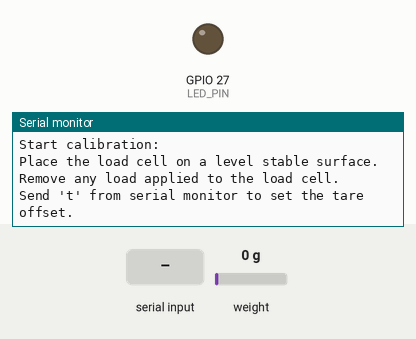
A sketch run on a simulated ESP32. On the bench: output pins drawn as LEDs (lit = HIGH), the last lines printed to the serial monitor. The test bench sets the inputs (shaded band); at power-on: weight on the scale 0 g. EEPROM starts erased.

Above: at 3.2 s.
3.3 s: "t90\n" received over Serial
At 3.9 s:
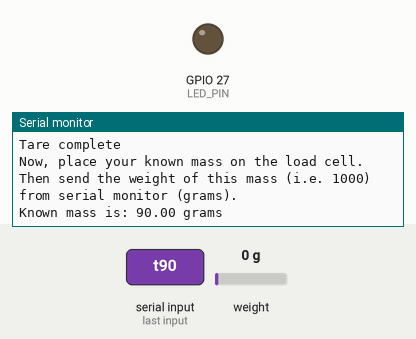
4.8 s: "y" received over Serial
At 5.9 s:
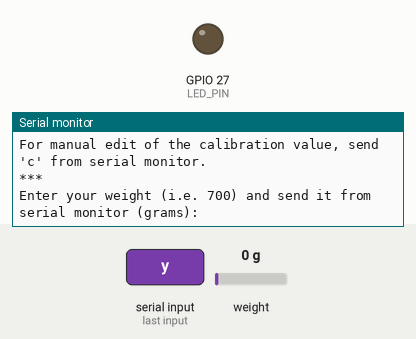
6.4 s: "90,45,200\n" received over Serial
At 7.0 s:
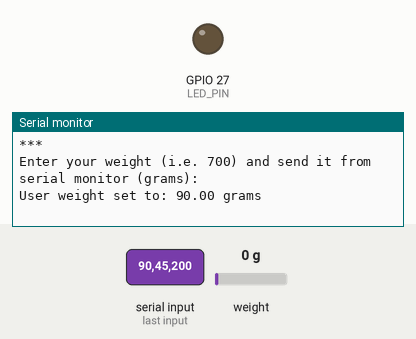

Measured:
- after the input at 3.3 s, the serial monitor: prints a new line at once (image 1)
- after the input at 4.8 s, the serial monitor: prints a new line after 0.14 s (image 2)
- after the input at 6.4 s, the serial monitor: prints a new line at once (image 3)

The sketch:

Calibration.ino
```cpp
#include <HX711_ADC.h>
#if defined(ESP8266)|| defined(ESP32) || defined(AVR)
#include <EEPROM.h>
#endif

// Pins:
const int HX711_dout = 14; // MCU > HX711 dout pin
const int HX711_sck = 12; // MCU > HX711 sck pin
const int LED_PIN = 27;    // Pin for LED

// HX711 constructor:
HX711_ADC LoadCell(HX711_dout, HX711_sck);

const int calVal_eepromAdress = 0;
float userWeightGrams = 0.0;

void setup() {
  Serial.begin(57600); delay(10);
  Serial.println();
  Serial.println("Starting...");

  pinMode(LED_PIN, OUTPUT);  // Set LED pin as output
  digitalWrite(LED_PIN, LOW); // Turn off LED initially

  LoadCell.begin();
  // LoadCell.setReverseOutput(); // Uncomment to turn a negative output value to positive
  unsigned long stabilizingtime = 2000; // Precision right after power-up can be improved by adding a few seconds of stabilizing time
  boolean _tare = true; // Set this to false if you don't want tare to be performed in the next step
  LoadCell.start(stabilizingtime, _tare);
  if (LoadCell.getTareTimeoutFlag() || LoadCell.getSignalTimeoutFlag()) {
    Serial.println("Timeout, check MCU>HX711 wiring and pin designations");
    while (1);
  }
  else {
    LoadCell.setCalFactor(1.0); // User set calibration value (float), initial value 1.0 may be used for this sketch
    Serial.println("Startup is complete");
  }
  while (!LoadCell.update());
  calibrate(); // Start calibration procedure
}

void loop() {
  // Receive command from serial terminal
  if (Serial.available() > 0) {
    char inByte = Serial.read();
    if (inByte == 't') LoadCell.tareNoDelay(); // Tare
    else if (inByte == 'r') calibrate(); // Calibrate
    else if (inByte == 'c') changeSavedCalFactor(); // Edit calibration value manually
    else if (inByte == 'u') setUserWeight(); // Set user weight
    else if (inByte == 'm') measureWeight(); // Measure weight
  }

  // Check if last tare operation is complete
  if (LoadCell.getTareStatus() == true) {
    Serial.println("Tare complete");
  }
}

void calibrate() {
  Serial.println("***");
  Serial.println("Start calibration:");
  Serial.println("Place the load cell on a level stable surface.");
  Serial.println("Remove any load applied to the load cell.");
  Serial.println("Send 't' from serial monitor to set the tare offset.");

  boolean _resume = false;
  while (_resume == false) {
    LoadCell.update();
    if (Serial.available() > 0) {
      char inByte = Serial.read();
      if (inByte == 't') LoadCell.tareNoDelay();
    }
    if (LoadCell.getTareStatus() == true) {
      Serial.println("Tare complete");
      _resume = true;
    }
  }

  Serial.println("Now, place your known mass on the load cell.");
  Serial.println("Then send the weight of this mass (i.e. 1000) from serial monitor (grams).");

  float known_mass_grams = 0;
  _resume = false;
  while (_resume == false) {
    LoadCell.update();
    if (Serial.available() > 0) {
      known_mass_grams = Serial.parseFloat();
      if (known_mass_grams != 0) {
        Serial.print("Known mass is: ");
        Serial.print(known_mass_grams);
        Serial.println(" grams");
        _resume = true;
      }
    }
  }

  LoadCell.refreshDataSet(); // Refresh the dataset to be sure that the known mass is measured correctly
  float newCalibrationValue = LoadCell.getNewCalibration(known_mass_grams); // Get the new calibration value

  Serial.print("New calibration value has been set to: ");
  Serial.print(newCalibrationValue);
  Serial.println(", use this as calibration value (calFactor) in your project sketch.");
  Serial.print("Save this value to EEPROM address ");
  Serial.print(calVal_eepromAdress);
  Serial.println("? y/n");

  _resume = false;
  while (_resume == false) {
    if (Serial.available() > 0) {
      char inByte = Serial.read();
      if (inByte == 'y') {
#if defined(ESP8266)|| defined(ESP32)
        EEPROM.begin(512);
#endif
        EEPROM.put(calVal_eepromAdress, newCalibrationValue);
#if defined(ESP8266)|| defined(ESP32)
        EEPROM.commit();
#endif
        EEPROM.get(calVal_eepromAdress, newCalibrationValue);
        Serial.print("Value ");
        Serial.print(newCalibrationValue);
        Serial.print(" saved to EEPROM address: ");
        Serial.println(calVal_eepromAdress);
        _resume = true;
      }
      else if (inByte == 'n') {
        Serial.println("Value not saved to EEPROM");
        _resume = true;
      }
    }
  }

  Serial.println("End calibration");
  Serial.println("***");
  Serial.println("To re-calibrate, send 'r' from serial monitor.");
  Serial.println("For manual edit of the calibration value, send 'c' from serial monitor.");
  Serial.println("***");

  setUserWeight(); // Get user weight after calibration
}

void setUserWeight() {
  Serial.println("Enter your weight (i.e. 700) and send it from serial monitor (grams):");

  boolean _resume = false;
  while (_resume == false) {
    if (Serial.available() > 0) {
      userWeightGrams = Serial.parseFloat();
      if (userWeightGrams != 0) {
        Serial.print("User weight set to: ");
        Serial.print(userWeightGrams);
        Serial.println(" grams");
        _resume = true;
      }
    }
  }
}

void measureWeight() {
  Serial.println("Measuring weight...");
  LoadCell.update(); // Ensure the LoadCell is updated before taking the reading

  // Wait for a stable reading
  while (LoadCell.update());

  float initialWeightGrams = LoadCell.getData(); // Get initial weight
  float currentWeightGrams = initialWeightGrams;
  Serial.print("Initial weight: ");
  Serial.print(initialWeightGrams);
  Serial.println(" grams");

  while (1) {
    LoadCell.update(); // Update the LoadCell data

    // Check if the weight has changed significantly (you can adjust the threshold as needed)
    if (abs(currentWeightGrams - LoadCell.getData()) >= 10) { // 10 grams threshold
      currentWeightGrams = LoadCell.getData(); // Update current weight
      Serial.print("Current weight: ");
      Serial.print(currentWeightGrams);
      Serial.println(" grams");

      // Check if weight exceeds user-specified weight and control LED
      if (currentWeightGrams > userWeightGrams*20/100) {
        digitalWrite(LED_PIN, HIGH); // Turn on LED
        Serial.println("Weight exceeds user weight. LED turned on.");
      } else {
        digitalWrite(LED_PIN, LOW);  // Turn off LED
        Serial.println("Weight is within limit. LED turned off.");
      }
    }

    // Add a small delay to avoid overwhelming the serial output
    delay(100);
  }
}

void changeSavedCalFactor() {
  float oldCalibrationValue = LoadCell.getCalFactor();
  boolean _resume = false;
  Serial.println("***");
  Serial.print("Current value is: ");
  Serial.println(oldCalibrationValue);
  Serial.println("Now, send the new value from serial monitor, i.e. 696.0");
  float newCalibrationValue;
  while (_resume == false) {
    if (Serial.available() > 0) {
      newCalibrationValue = Serial.parseFloat();
      if (newCalibrationValue != 0) {
        Serial.print("New calibration value is: ");
        Serial.println(newCalibrationValue);
        LoadCell.setCalFactor(newCalibrationValue);
        _resume = true;
      }
    }
  }
  _resume = false;
  Serial.print("Save this value to EEPROM address ");
  Serial.print(calVal_eepromAdress);
  Serial.println("? y/n");
  while (_resume == false) {
    if (Serial.available() > 0) {
      char inByte = Serial.read();
      if (inByte == 'y') {
#if defined(ESP8266)|| defined(ESP32)
        EEPROM.begin(512);
#endif
        EEPROM.put(calVal_eepromAdress, newCalibrationValue);
#if defined(ESP8266)|| defined(ESP32)
        EEPROM.commit();
#endif
        EEPROM.get(calVal_eepromAdress, newCalibrationValue);
        Serial.print("Value ");
        Serial.print(newCalibrationValue);
        Serial.print(" saved to EEPROM address: ");
        Serial.println(calVal_eepromAdress);
        _resume = true;
      }
      else if (inByte == 'n') {
        Serial.println("Value not saved to EEPROM");
        _resume = true;
      }
    }
  }
  Serial.println("End change calibration value");
  Serial.println("***");
}
```
